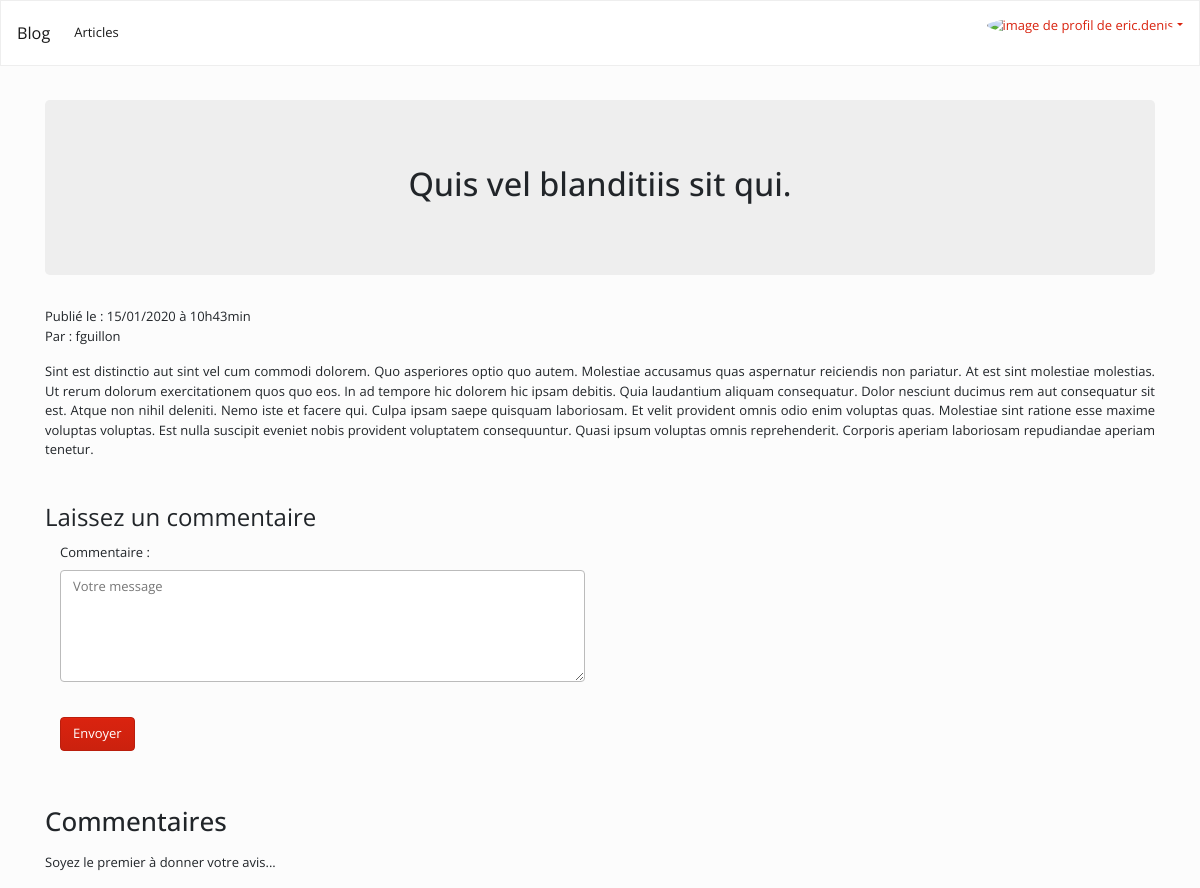
Screenshot of /index.php?p=post&id=1 (signed in) with the database file from the repository.
### tables this page shows
CREATE TABLE IF NOT EXISTS `post` (
  `id` int(11) NOT NULL AUTO_INCREMENT,
  `img` varchar(45) NOT NULL,
  `title` text NOT NULL,
  `postContent` longtext NOT NULL,
  `detail` varchar(255) NOT NULL,
  `statut` varchar(20) NOT NULL,
  `created_date` datetime NOT NULL DEFAULT current_timestamp(),
  `update_time` datetime NOT NULL DEFAULT current_timestamp(),
  `user_id` int(11) NOT NULL,
  PRIMARY KEY (`id`),
  UNIQUE KEY `id_UNIQUE` (`id`),
  KEY `fk_post_user1_idx` (`user_id`) USING BTREE
);

CREATE TABLE IF NOT EXISTS `users` (
  `id` int(11) NOT NULL AUTO_INCREMENT,
  `username` varchar(24) NOT NULL,
  `email` varchar(96) NOT NULL,
  `password` varchar(128) NOT NULL,
  `active` enum('0','1') DEFAULT '0',
  `name` varchar(50) NOT NULL,
  `city` varchar(50) DEFAULT NULL,
  `country` varchar(50) DEFAULT NULL,
  `twitter` varchar(50) DEFAULT NULL,
  `github` varchar(50) DEFAULT NULL,
  `bio` text DEFAULT NULL,
  `avatar` varchar(255) DEFAULT NULL,
  `create_time` datetime NOT NULL DEFAULT current_timestamp(),
  `update_time` datetime NOT NULL DEFAULT current_timestamp(),
  PRIMARY KEY (`id`),
  UNIQUE KEY `user_UNIQUE` (`id`),
  UNIQUE KEY `email_UNIQUE` (`email`),
  UNIQUE KEY `username_UNIQUE` (`username`) USING BTREE
);

### controller/post.php (called while the page is built, shortened)
<?php
require(MODEL.'postManager.php' );
if (!isset ($post) && $_GET['id'] < 0 ) {
    set_flash("Il n'y a pas d'articles disponibles", "info");
    redirect('home');
} else {
    $post = getPost($_GET['id']);
    $comments = getComment($_GET['id']);
}
include(VIEW.'post.view.php');

### model/postManager.php (called while the page is built, shortened)
<?php
if (!function_exists('getPost')) {
    function getPost($postId)
    {
        $db = getConnect();
        $q = $db->prepare("SELECT post.id AS posted, img, title, detail, postContent, users.username AS username, DATE_FORMAT(post.update_time, '%d/%m/%Y à %Hh%imin') AS date_fr
                   FROM post
                   LEFT OUTER JOIN users ON users.id = post.user_id
                   WHERE post.id = ?
                   ORDER BY post.id ASC");
        $q->execute([$postId]);
        $postId = $q->fetch(PDO::FETCH_OBJ);
        return $postId;
    }
}
if (!function_exists('getComment')) {
    function getComment()
    {
        $db = getConnect();
        $q = $db->prepare("SELECT id, author, email, commContent, post_id, DATE_FORMAT(created_date, '%d/%m/%Y à %Hh%imin') AS dated
                           FROM comment
                           WHERE (post_id = :post_id && active = '1')
                           ORDER BY created_date DESC");
        $q->execute(
            [
                'post_id' => $_GET['id']
            ]
        );
        $comments = $q->fetchAll(PDO::FETCH_OBJ);
        return $comments;
    }
}

### controller/frontend.php (called while the page is built, shortened)
<?php
if (!function_exists('e')) {
    function e($string)
    {
        if ($string) {
            return htmlspecialchars($string);
        }
    }
}

### view/post.view.php (the view, shortened to what this page needs)
<?php $title = e($post->title); ?>
<div class="jumbotron text-center">
  <h1><?= $title
          ? e($post->title)
          : redirect('home') ; ?>
  </h1>
</div>
<div class="row">
  <div class="col-md-12">
    <?= $post
      ? '<p>Publié le : ' . e($post->date_fr) . '<br />Par : ' . e($post->username) . '<br /></p>
      <div class="row">
      <div class="col-md-12 text-justify">' . strip_tags($post->postContent) . '</div>
      </div>'
      : "L'article n'est plus disponible !" ?>
  </div>
</div>
<div class="comment well">
  <form class="form-horizontal" method="POST" autocomplete="off">
    <fieldset>
      <legend>Laissez un commentaire</legend>
        <div class="form-group">
        <label class="col-md-6 control-label" for="commContent">Commentaire : </label>
        <div class="col-md-6">
          <textarea class="form-control" id="commContent" name="commContent" type="text" minlength="10" maxlength="140" rows="5"
            placeholder="Votre message" ></textarea>
        </div>
      </div>
      <div class="form-group">
        <div class="col-md-6">
          <button id="comment" name="comment" class="btn btn-primary" value="comment">Envoyer</button>
        </div>
      </div>
    </fieldset>
  </form>
</div>
<div class="row">
  <div class="col-md-12 comment">
    <h2>Commentaires</h2>
    <p>
      <?php if (count($comments) > 0): ?>
      <?php foreach ($comments as $comment) : ?>
      <article class="media statut-media">
        <div class="media-body">
          <h4><?= e($comment->author) ?>
          </h4>
          <p>
            <i class="fa fa-clock-o"></i>
            <span class="timed"
              title="<?= e($comment->dated) ?>">
              <?= e($comment->dated) ?>
            </span>
          </p>
          <p>
            <?= nl2br(e($comment->commContent)) ?><br /><br />
          </p>
        </div>
      </article>
      <?php endforeach; ?>
      <?php else: ?>
      <p>Soyez le premier à donner votre avis...</p>
      <?php endif; ?>
    </p>
  </div>
</div>
<?php $contentPage = ob_get_clean();
include(VIEW . 'template.php');

### assets/css/main.css (style rules this page uses)
body, html { min-height: 100%; padding-top: 50px; }
.comment { margin-top: 3em; }

### rows the page displays
post: title "Quis vel blanditiis sit qui.", user.username "fguillon", postContent "Sint est distinctio aut sint vel cum commodi dolorem. Quo asperiores optio quo autem. Molestiae accusamus quas aspernatur reiciendis non pariatur. At est sint molestiae molestias. Ut rerum dolorum exercitationem quos quo eos. In ad tempore hic dolorem hic ipsam debitis. Quia laudantium aliquam consequatur. Dolor nesciunt ducimus rem aut consequatur sit est. Atque non nihil deleniti. Nemo iste et facere qui. Culpa ipsam saepe quisquam laboriosam. Et velit provident omnis odio enim voluptas quas. Molestiae sint ratione esse maxime voluptas voluptas. Est nulla suscipit eveniet nobis provident voluptatem consequuntur. Quasi ipsum voluptas omnis reprehenderit. Corporis aperiam laboriosam…"

### other values shown
WEBSITE_NAME "Blog"
$post->date_fr "15/01/2020 à 10h43min"
